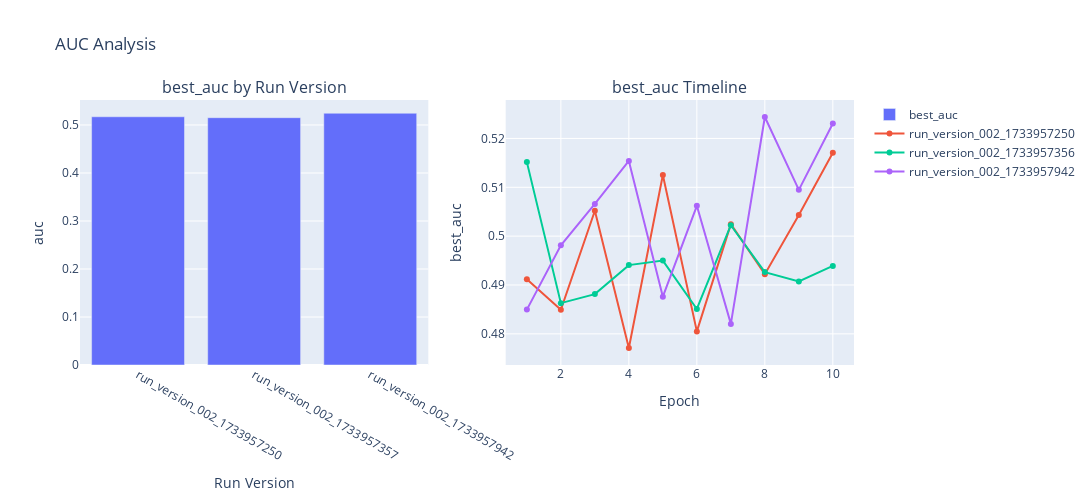

Notebook cell for this chart:
### Code cell
fig_auc = plot_metric_analysis(history, 'auc', metrics, 'best_auc', "AUC Analysis")

### Figure 1 — Plotly figure (JSON) as saved in the notebook; plotly's stock layout.template omitted (floating-point values rounded to 4 significant figures)
{"data": [{"name": "best_auc", "x": ["run_version_002_1733957250", "run_version_002_1733957357", "run_version_002_1733957942"], "y": [0.5171, 0.5152, 0.5244], "type": "bar", "xaxis": "x", "yaxis": "y"}, {"mode": "lines+markers", "name": "run_version_002_1733957250", "x": [1, 2, 3, 4, 5, 6, 7, 8, 9, 10], "y": [0.4912, 0.4849, 0.5052, 0.4771, 0.5125, 0.4805, 0.5025, 0.4922, 0.5043, 0.5171], "type": "scatter", "xaxis": "x2", "yaxis": "y2"}, {"mode": "lines+markers", "name": "run_version_002_1733957356", "x": [1, 2, 3, 4, 5, 6, 7, 8, 9, 10], "y": [0.5152, 0.4863, 0.4881, 0.4941, 0.495, 0.4851, 0.5022, 0.4926, 0.4907, 0.4939], "type": "scatter", "xaxis": "x2", "yaxis": "y2"}, {"mode": "lines+markers", "name": "run_version_002_1733957942", "x": [1, 2, 3, 4, 5, 6, 7, 8, 9, 10], "y": [0.485, 0.4981, 0.5066, 0.5154, 0.4876, 0.5062, 0.482, 0.5244, 0.5095, 0.523], "type": "scatter", "xaxis": "x2", "yaxis": "y2"}], "layout": {"xaxis": {"anchor": "y", "domain": [0.0, 0.45], "title": {"text": "Run Version"}}, "yaxis": {"anchor": "x", "domain": [0.0, 1.0], "title": {"text": "auc"}}, "xaxis2": {"anchor": "y2", "domain": [0.55, 1.0], "title": {"text": "Epoch"}}, "yaxis2": {"anchor": "x2", "domain": [0.0, 1.0], "title": {"text": "best_auc"}}, "annotations": [{"font": {"size": 16}, "showarrow": false, "text": "best_auc by Run Version", "x": 0.225, "xanchor": "center", "xref": "paper", "y": 1.0, "yanchor": "bottom", "yref": "paper"}, {"font": {"size": 16}, "showarrow": false, "text": "best_auc Timeline", "x": 0.775, "xanchor": "center", "xref": "paper", "y": 1.0, "yanchor": "bottom", "yref": "paper"}], "title": {"text": "AUC Analysis"}, "height": 500, "width": 1200, "showlegend": true}}
